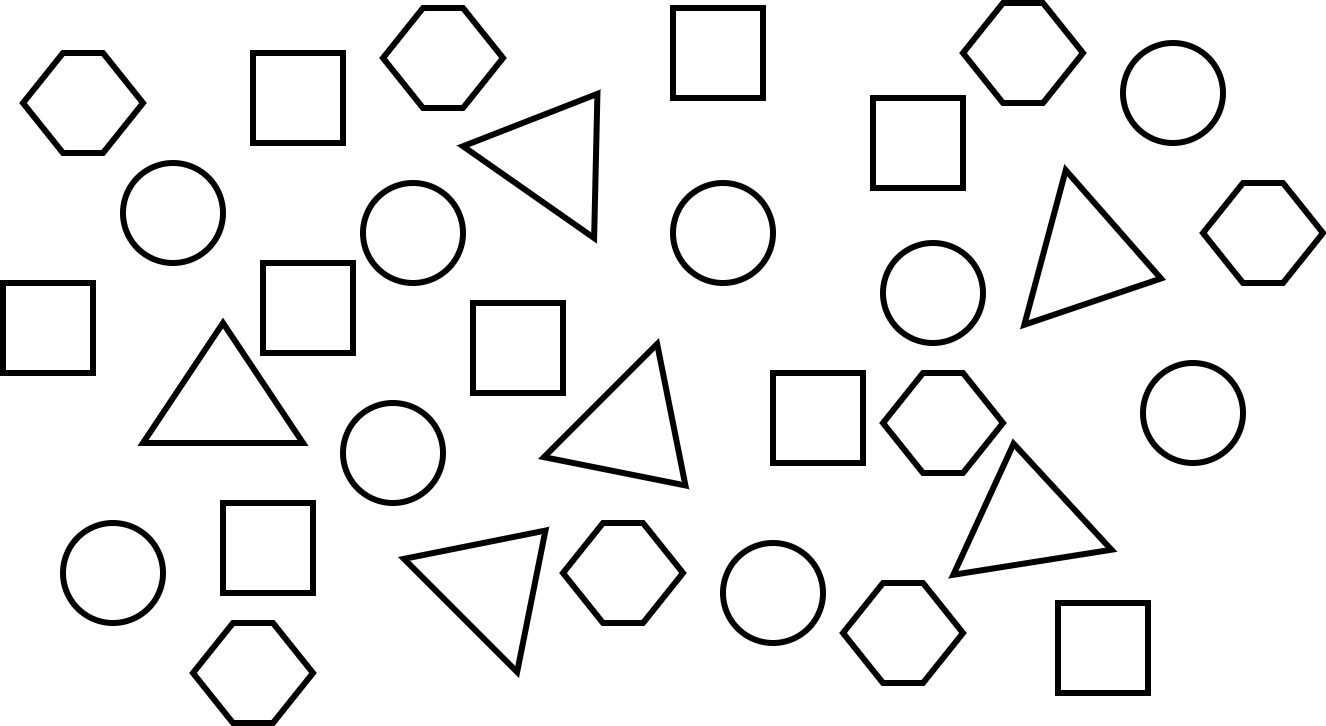
#> input picture 3-year/computer-vision/shapes.jpg, 1326 x 726 px
$ jupyter execute skuska1.ipynb
#> lines starting #> are read from the running program, lines starting #| are printed output that depends on the picture; after the words box and inside, x2 and y2 are one past the last pixel; in counts of white or black regions, pixels touching at a corner belong together
[cell 1]
import cv2
import numpy as np
from matplotlib import pyplot as plt

image_path = "shapes.jpg"
original_image = cv2.imread(image_path)
#> original_image is the input picture: shape (726, 1326, 3); min 0, max 255, mean 236.8
image = cv2.cvtColor(original_image, cv2.COLOR_BGR2GRAY)

edges = cv2.Canny(image, 60, 150)
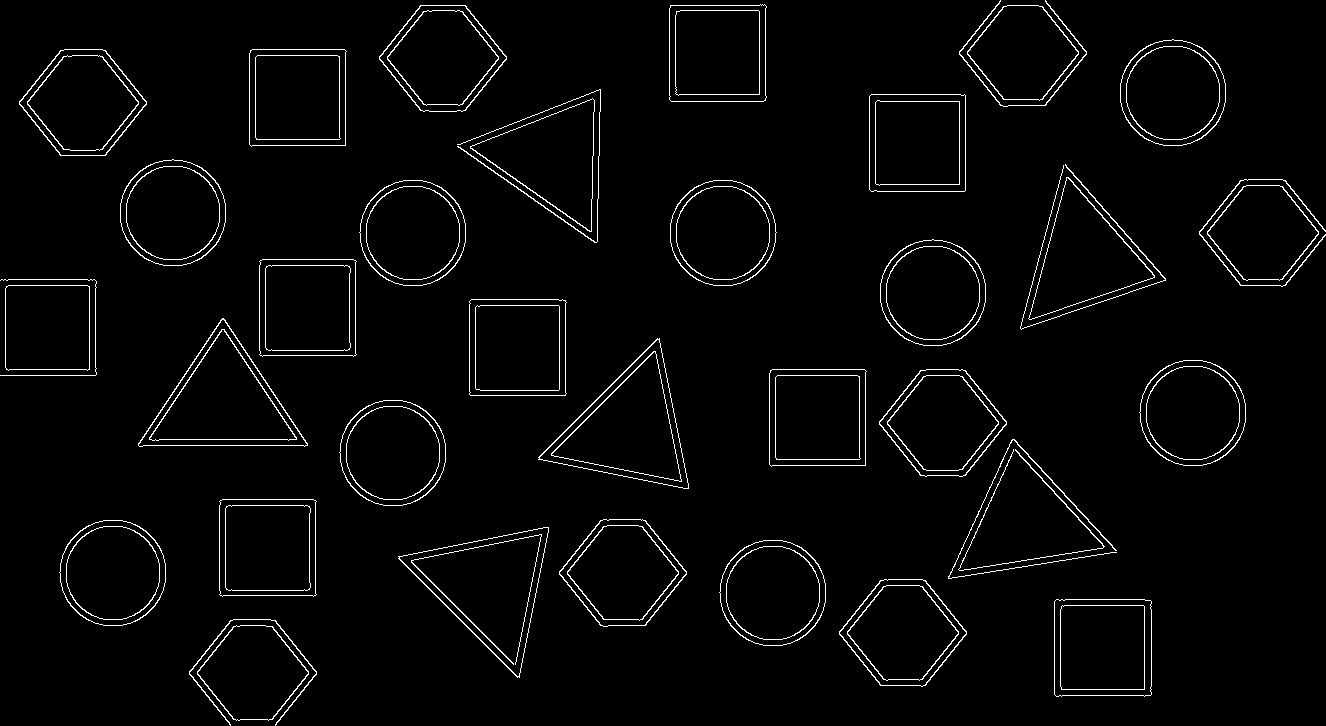
#> edges: shape (726, 1326); 2.7% white in thin lines or dots
plt.imshow(edges)
shape_counts = {
    "Circle": 0,
    "Triangle": 0,
    "Square": 0,
    "Hexagon": 0
}

contours, _ = cv2.findContours(edges, cv2.RETR_EXTERNAL, cv2.CHAIN_APPROX_SIMPLE)
#> contours = 39 contours, 1 with area under 20; largest, box (x1, y1, x2, y2) and area: (398, 527, 549, 678) 11096, (538, 338, 689, 489) 11096, (138, 318, 308, 447) 10968, (869, 94, 966, 192) 9301, (1054, 599, 1152, 697) 9295
images = {
    "Circle": original_image.copy(),
    "Triangle": original_image.copy(),
    "Square": original_image.copy(),
    "Hexagon": original_image.copy()
}

# Iterate over contours to detect shapes
for contour in contours:
    # Approximate the contour to reduce the number of points
    epsilon = 0.02 * cv2.arcLength(contour, True)
    approx = cv2.approxPolyDP(contour, epsilon, True)

    # Determine the shape based on the number of vertices
    if len(approx) == 3:
        shape = "Triangle"
        shape_counts["Triangle"] += 1
        cv2.drawContours(images["Triangle"], [contour], -1, (0, 255, 0), 2)
    elif len(approx) == 4:
        shape = "Square"
        shape_counts["Square"] += 1
        cv2.drawContours(images["Square"], [contour], -1, (255, 0, 0), 2)
    elif len(approx) == 6:
        shape = "Hexagon"
        shape_counts["Hexagon"] += 1
        cv2.drawContours(images["Hexagon"], [contour], -1, (255, 255, 0), 2)
    else:
        # Check for circular shape
        area = cv2.contourArea(contour)
        perimeter = cv2.arcLength(contour, True)
        circularity = 4 * np.pi * (area / (perimeter * perimeter))
        if circularity > 0.8:
            shape = "Circle"
            shape_counts["Circle"] += 1
            cv2.drawContours(images["Circle"], [contour], -1, (0, 0, 255), 2)
#> this loop made 39 passes
#> (epsilon, area, perimeter, circularity, shape) on passes 5, 7, 12, 15, 22, 24, 25, 29, 35: (7.01, 8833, 350.5, 0.903, 'Circle'), (7.01, 8831, 350.5, 0.903, 'Circle'), (7.01, 8831, 350.5, 0.903, 'Circle'), (7.01, 8831, 350.5, 0.903, 'Circle'), (7.01, 8835, 350.5, 0.904, 'Circle'), (7.01, 8832, 350.5, 0.903, 'Circle'), (7.01, 8833, 350.5, 0.903, 'Circle'), (7.01, 8835, 350.5, 0.904, 'Circle'), (7.01, 8835, 350.5, 0.904, 'Circle')
#> (epsilon, area, perimeter, circularity) on passes 2, 26, 39: (12.93, 165, 646.3, 0.00496), (14.62, 164, 730.8, 0.00386), (12.93, 165, 646.3, 0.00496)
#> after the loop, shape_counts = {'Circle': 9, 'Triangle': 5, 'Square': 9, 'Hexagon': 13}

# Display images for each shape
for shape, img in images.items():
    plt.figure()
    plt.title(shape)
    plt.imshow(cv2.cvtColor(img, cv2.COLOR_BGR2RGB))
    plt.axis('off')
#> this loop made 4 passes

for shape, count in shape_counts.items():
    print(f"{shape}: {count}")
#> this loop made 4 passes
#> (shape, count) on passes 1 to 4: ('Circle', 9), ('Triangle', 5), ('Square', 9), ('Hexagon', 13)
#| Circle: 9
#| Triangle: 5
#| Square: 9
#| Hexagon: 13

plt.show()
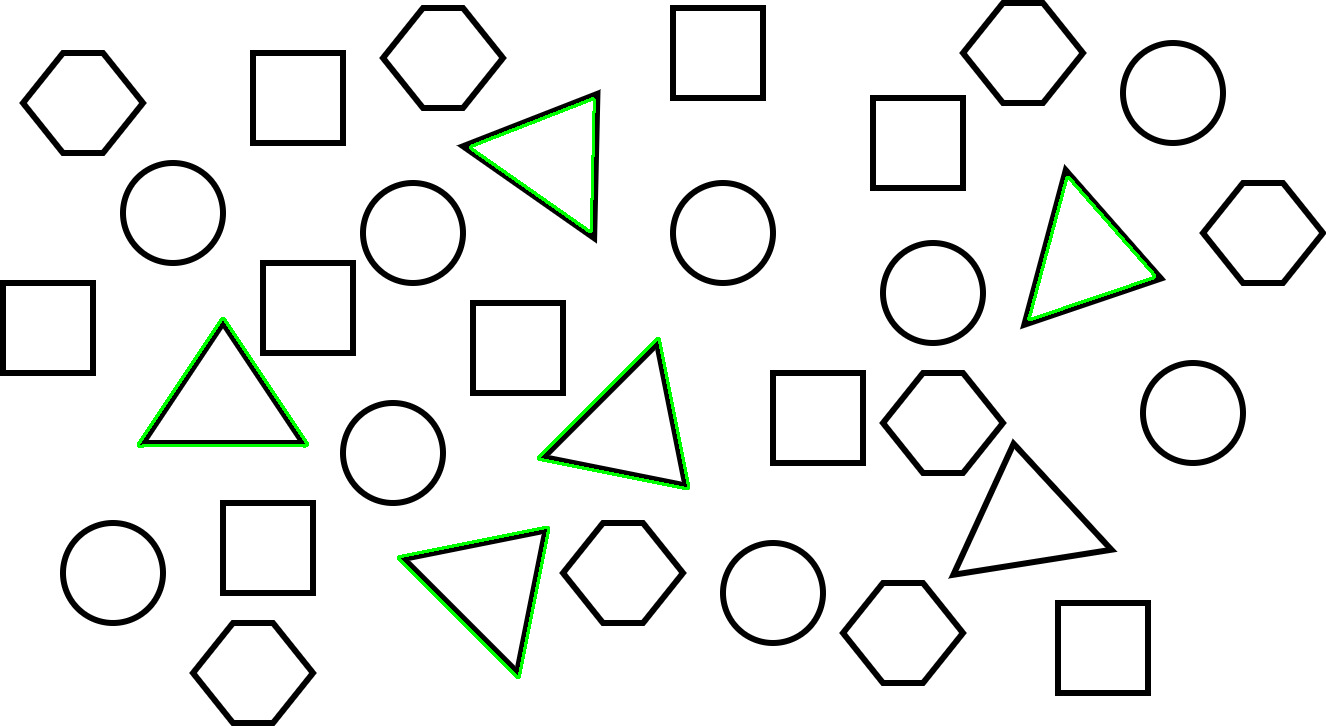
#> shown: shape (726, 1326, 3); mean R, G, B 235.7, 237.8, 235.7
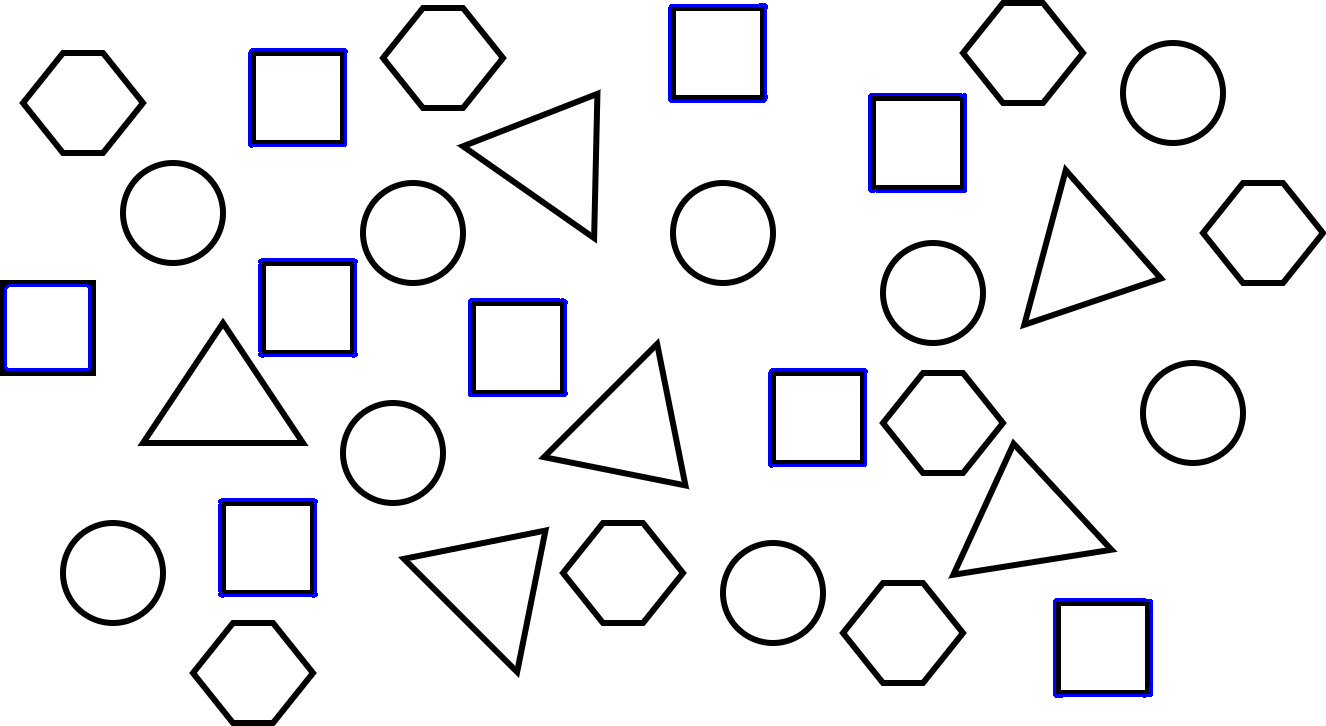
#> shown: shape (726, 1326, 3); mean R, G, B 235.4, 235.4, 238.1
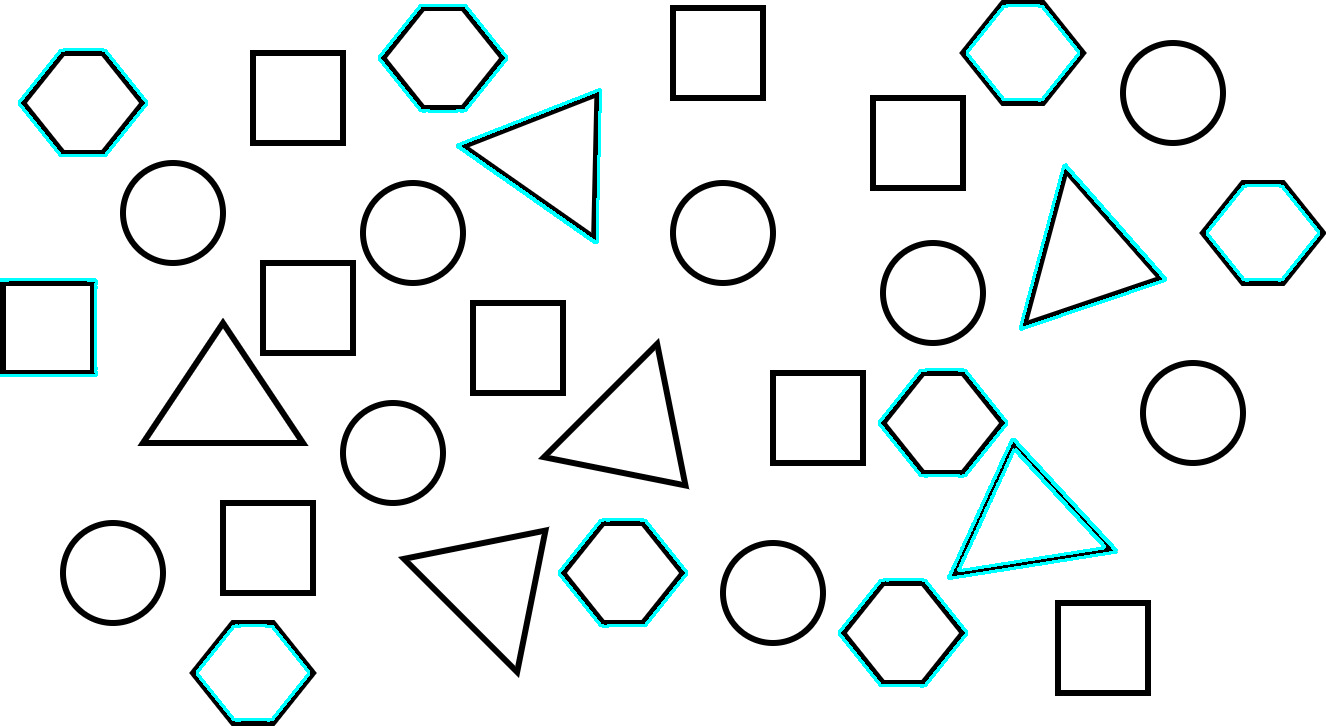
#> shown: shape (726, 1326, 3); mean R, G, B 234.4, 239, 239
